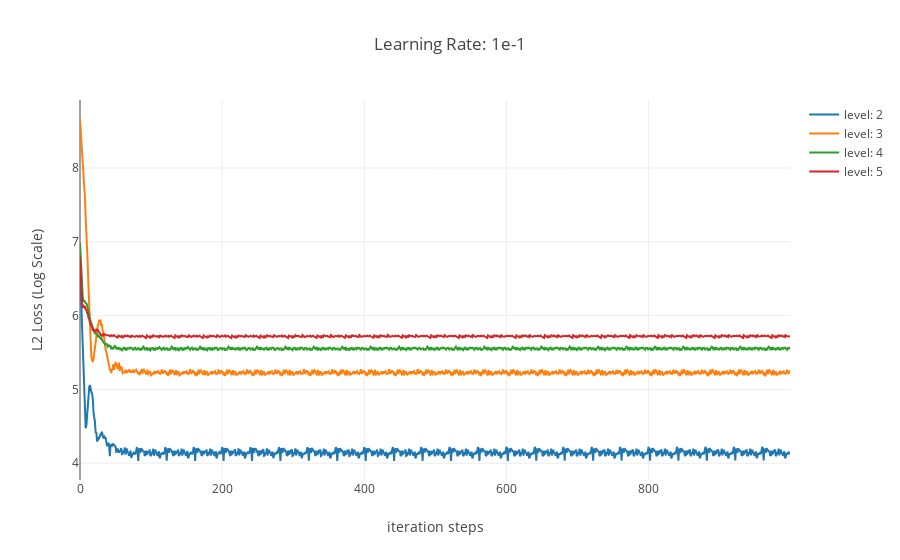

Write notebook code for a chart like this one.
### Code cell
layout = go.Layout(
    title='Learning Rate: 1e-1',
    xaxis=dict(
        title='iteration steps',
    ),
    yaxis=dict(
        title='L2 Loss (Log Scale)'
    )
)
fig = go.Figure(data=data, layout=layout)
iplot(fig)

### Figure 1 — Plotly figure (JSON) as saved in the notebook; plotly's stock layout.template omitted (floating-point values rounded to 4 significant figures; data arrays with more than 128 entries replaced by an {"elided": "..."} marker saying what was removed)
{"data": [{"mode": "lines", "name": "level: 2", "type": "scatter", "x": {"elided": "1000 int values"}, "y": {"elided": "10000 float values"}}, {"mode": "lines", "name": "level: 3", "type": "scatter", "x": {"elided": "1000 int values"}, "y": {"elided": "10000 float values"}}, {"mode": "lines", "name": "level: 4", "type": "scatter", "x": {"elided": "1000 int values"}, "y": {"elided": "10000 float values"}}, {"mode": "lines", "name": "level: 5", "type": "scatter", "x": {"elided": "1000 int values"}, "y": {"elided": "10000 float values"}}], "layout": {"title": "Learning Rate: 1e-1", "xaxis": {"title": "iteration steps"}, "yaxis": {"title": "L2 Loss (Log Scale)"}}}
